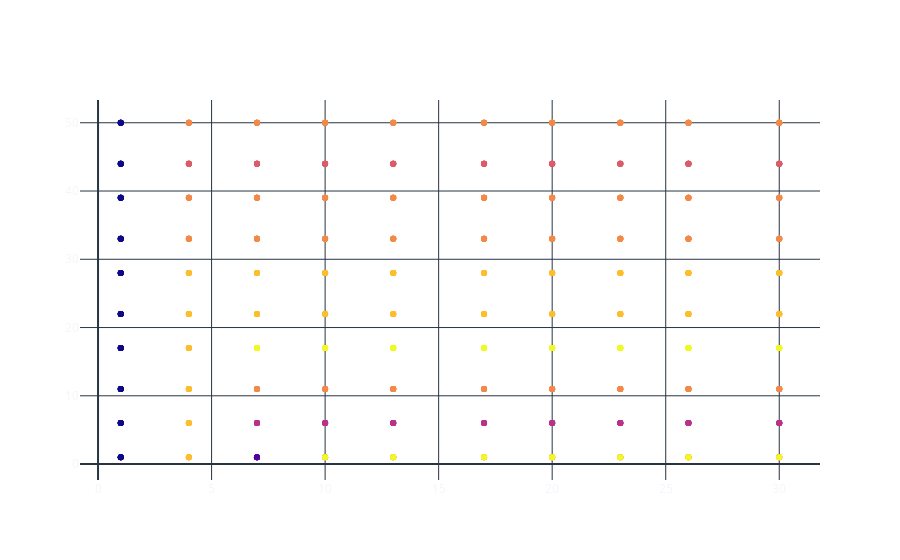

Notebook source saved alongside this figure:
### Markdown cell above
## Visualizations

### Code cell
s = search.samples

go.Figure(
    go.Scatter(
        x=s["max_depth"],
        y=s["min_samples_leaf"],
        marker_color=(s["value"]),
        mode="markers",
    )
)

### Figure 1 — Plotly figure (JSON) as saved in the notebook; plotly's stock layout.template omitted (floating-point values rounded to 4 significant figures; data arrays with more than 128 entries replaced by an {"elided": "..."} marker saying what was removed)
{"data": [{"marker": {"color": {"elided": "700 float values"}}, "mode": "markers", "type": "scatter", "x": {"elided": "700 int values"}, "y": {"elided": "700 int values"}}], "layout": {}}
